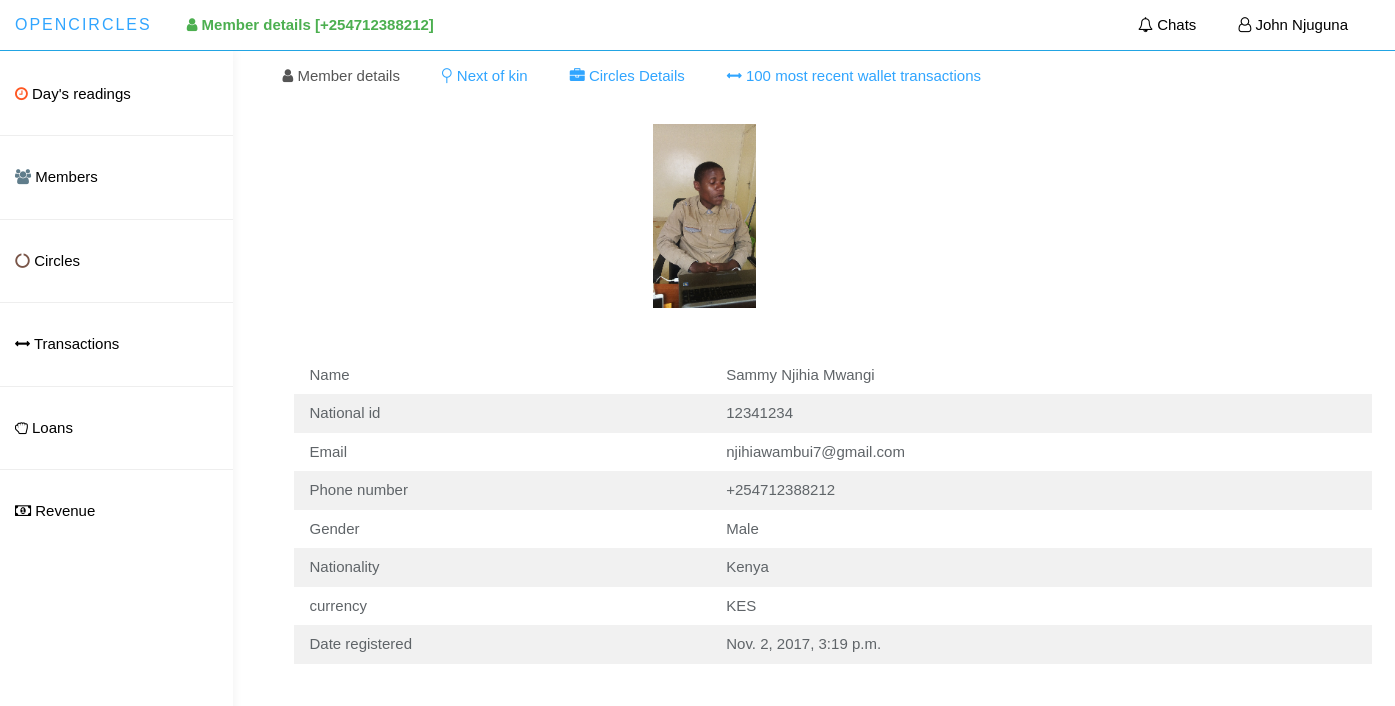
The app's page /app_admin/view_member_details/2/ (signed in) with its own data.
### member/models.py (models this page shows)
class Member(models.Model):
    user = models.OneToOneField(User,on_delete=models.CASCADE)
    national_id = models.CharField(max_length=20, blank=False, unique=True)
    phone_number = models.CharField(max_length=20, blank=False, unique=True)
    other_name = models.CharField(max_length=20,default="")
    gender = models.CharField(max_length=6, choices=GENDER_CHOICES)
    nationality = models.CharField(max_length=20, blank=True)
    country = models.CharField(max_length=20)
    date_of_birth = models.DateField(null=True)
    passport_image = models.ImageField(upload_to="MEMBER_PROFILE_PICS",null=True,blank=True)
    registered_device = models.TextField(max_length=1000, blank=True)
    currency = models.CharField(max_length=10,default="KES")
    occupation = models.CharField(max_length=100, blank=True)
    time_registered = models.DateTimeField(auto_now_add=True)
    is_validated = models.BooleanField(default = False)
    device_token = models.CharField(max_length=300,default='')
    imei_number = models.CharField(max_length=50,unique=True)
    class Meta:
        db_table = 'Member'

### app_admin/views.py (the view)
# urls.py: url(r'^view_member_details/(?P<member_id>[0-9]+)/$', views.view_member_details, name='view_member_details'),
@login_required(login_url='app_admin:login_page')
def view_member_details(request, member_id):
    request.session['member_id'] = member_id
    member = members_utils.MemberUtils.get_member_from_id(member_id)
    image_exists = False
    try:
        member.passport_image.url
        image_exists = True
    except:
        pass
    context = {
        'image_exists': image_exists,
        'member': member,
        'next_of_kin': members_utils.MemberUtils.get_next_of_kin(member),
        'circles': circles_utils.CircleUtils.get_circles_by_member(member),
        'transactions': transactions_utils.TransactionUtils.get_wallet_transaction_by_member(member)[:100]
    }
    return render(request, 'app_admin/member_details.html', context)

### app_admin/circles_utils.py (called while the page is built)
    @staticmethod
    def get_circles_by_member(member):
        if not CircleMember.objects.filter(member=member).exists():
            return None
        else:
            circles = [obj.circle for obj in CircleMember.objects.filter(member=member)]
            return circles

### app_admin/members_utils.py (called while the page is built)
    @staticmethod
    def get_member_from_id(id):
        if not Member.objects.filter(id=id).exists():
            return None
        return Member.objects.get(id=id)

    @staticmethod
    def get_next_of_kin(member):
        if Beneficiary.objects.filter(member=member).exists():
            return Beneficiary.objects.get(member_id=member.id)
        else:
            return None

### app_admin/transactions_utils.py (called while the page is built)
    @staticmethod
    def get_wallet_transaction_by_member(member):
        try:
            wallet = Wallet.objects.get(member=member)
            trx_obj = Transactions.objects.filter(wallet=wallet).order_by('-transaction_time')
            return trx_obj
        except Exception as exp:
            return None

### app_admin/templates/app_admin/member_details.html (shortened to what this page needs)
{% extends 'app_admin/base_dashboard.html' %}
{% load static %}
{% load humanize %}
{% block current_page %}
    <i class="fa fa-user"></i> Member details [{{member.phone_number }}]
{% endblock %}
{% block main_container %}
     <div class="col-sm-9 col-sm-offset-3 col-lg-10 col-lg-offset-2 main">
        <div class="container">
        <ul class="nav nav-tabs">
          <li class="active">
            <a data-toggle="tab" href="#member-details">
              <i class="fa fa-user"></i> Member details
            </a>
          </li>
          <li>
            <a data-toggle="tab" href="#next-of-kin">
                <i class="fa fa-neuter"></i> Next of kin
            </a>
          </li>
          <li>
            <a data-toggle="tab" href="#circles-details">
                <i class="fa fa-briefcase"></i> Circles Details
            </a>
          </li>
          <li>
            <a data-toggle="tab" href="#wallet-transactions">
              <i class="fa fa-arrows-h"></i> 100 most recent wallet transactions
            </a>
          </li>
       </ul>
        <div class="tab-content">
            <div id="member-details" class="tab-pane fade in active">
                <div class="w3-container">
                    {% if image_exists is True %}
                    <div class="w3-row">
                        <div class="w3-col l4 m4 s4">
                        </div>
                        <div class="w3-col l4 m4 s4">
                        <img src="{{member.passport_image.url}}"
                                 alt="member image"
                                 class="w3-padding-8 w3-center"
                                 style="height: 200px;"/>
                        </div>
                    </div>
                    <br>
                    {% endif %}
                    <br>
                    <table class="w3-table w3-striped">
                <tr>
                    <td>Name</td>
                    <td>{{ member.user.first_name }} {{ member.user.last_name }} {{ member.other_name }}</td>
                </tr>
                <tr>
                    <td>National id</td>
                    <td>{{ member.national_id }}</td>
                </tr>
                <tr>
                    <td>Email</td>
                    <td>{{ member.user.email }}</td>
                </tr>
                <tr>
                    <td>Phone number</td>
                    <td>{{ member.phone_number }}</td>
                </tr>
                <tr>
                    <td>Gender</td>
                    <td>{{ member.gender}}</td>
                </tr>
                <tr>
                    <td>Nationality</td>
                    <td>{{ member.country }}</td>
                </tr>
                <tr>
                    <td>currency</td>
                    <td>{{ member.currency }}</td>
                </tr>
                <tr>
                    <td>Date registered</td>
                    <td>{{ member.time_registered }}</td>
                </tr>
            </table>
                </div>
            </div>
       </div>
     </div>
     </div>
{% endblock %}

### app_admin/templates/app_admin/base_dashboard.html (shortened to what this page needs)
{% load staticfiles %}
{% load humanize %}
<!DOCTYPE html>
<html lang="en">
{% block head %}
  <head>
      <link rel="stylesheet" type="text/css" href="{% static 'app_admin/bootstrap/css/bootstrap.min.css' %}" />
      <link rel="stylesheet" type="text/css" href="{% static 'app_admin/font-awesome/css/font-awesome.min.css' %}" />
      <link rel="stylesheet" type="text/css" href="{% static 'app_admin/w3css/w3.css' %}" />
      <link rel="stylesheet" type="text/css" href="{% static 'app_admin/bootstrapdatetimepicker/bootstrap-datetimepicker.min.css' %}"/>
      <link rel="stylesheet" type="text/css" href="{% static 'app_admin/custom_css/styles.css' %}" >
  </head>
{% endblock %}
{% block body %}
    <body>
    <nav class="navbar navbar navbar-fixed-top w3-white border-bottom-blue" role="navigation">
        <div class="container-fluid">
          <div class="navbar-header">
            <a class="navbar-brand">
              <span>Opencircles</span>
            </a>
            <ul class="user-menu nav-tabs pull-left">
              <li>
                <a class="cursor-pointer w3-text-green">
                    <b>
                        {% block current_page %}{% endblock %}
                    </b>
                </a>
              </li>
            </ul>
            <ul class="user-menu nav-tabs">
              <li>
                <a class="cursor-pointer w3-text-black" href="{% url 'app_admin:chats' %}"><i class="fa fa-bell-o"></i> Chats </a>
              </li>
              <li class="dropdown pull-right">
                <a class="dropdown-toggle w3-text-black cursor-pointer" data-toggle="dropdown">
                  <i class="fa fa-user-o"></i> {{ request.user.first_name }} {{ request.user.last_name }}
                </a>
                </li>
              </ul>
          </div>
        </div>
	</nav>
  <div id="sidebar-collapse" class="col-sm-3 col-lg-2 sidebar">
  <ul class="nav menu">
    <li><br></li>
    <li>
      <a href="{% url 'app_admin:home' %}" class="w3-text-black">
        <i class="fa fa-clock-o w3-text-deep-orange"></i>
         Day's readings
      </a>
    </li>
    <li role="presentation" class="divider"></li>
    <li>
      <a href="{% url 'app_admin:members' %}" class="w3-text-black">
        <i class="fa fa-users w3-text-blue-gray"></i>
         Members
      </a>
    </li>
    <li role="presentation" class="divider"></li>
    <li>
      <a href="{% url 'app_admin:circles_list' %}" class="w3-text-black">
        <i class="fa fa-circle-o-notch w3-text-brown"></i>
         Circles
      </a>
    </li>
    <li role="presentation" class="divider"></li>
    <li class="parent ">
      <a data-toggle="collapse" data-target="#sub-item-1" class="w3-text-black" href="#">
          <i class="fa fa-arrows-h"></i>
            Transactions
      </a>
    </li>
    <li role="presentation" class="divider"></li>
    <li class="parent ">
      <a data-toggle="collapse" data-target="#loans-sub-items" class="w3-text-black" href="#">
          <i class="fa fa-hand-grab-o"></i>
            Loans
      </a>
    </li>
    <li role="presentation" class="divider"></li>
    <li class="parent ">
      <a data-toggle="collapse" data-target="#sub-item-2" class="w3-text-black" href="#">
          <i class="fa fa-money"></i>
            Revenue
      </a>
    </li>
  </ul>
  </div>
    {% block main_container %}{% endblock %}
    </body>
    {% endblock %}
</html>

### app_admin/static/app_admin/w3css/w3.css (style rules this page uses)
*,*:before,*:after { box-sizing:inherit }
html { -ms-text-size-adjust:100%;-webkit-text-size-adjust:100% }
body { margin:0 }
article,aside,details,figcaption,figure,footer,header,main,menu,nav,section,summary { display:block }
a { background-color:transparent;-webkit-text-decoration-skip:objects }
img { border-style:none }
html,body { font-family:Verdana,sans-serif;font-size:15px;line-height:1.5 }
html { overflow-x:hidden }
img { margin-bottom:-5px }
a { color:inherit }
.w3-table,.w3-table-all { border-collapse:collapse;border-spacing:0;width:100%;display:table }
.w3-striped tbody tr:nth-child(even) { background-color:#f1f1f1 }
.w3-table td,.w3-table th,.w3-table-all td,.w3-table-all th { padding:8px 8px;display:table-cell;text-align:left;vertical-align:top }
.w3-table th:first-child,.w3-table td:first-child,.w3-table-all th:first-child,.w3-table-all td:first-child { padding-left:16px }
.w3-container:after,.w3-panel:after,.w3-row:after,.w3-row-padding:after,.w3-topnav:after,.w3-clear:after,.w3-btn-group:before,.w3-btn-group:after,.w3-btn-bar:before,.w3-btn-bar:after { content:"";display:table;clear:both }
.w3-col,.w3-half,.w3-third,.w3-twothird,.w3-threequarter,.w3-quarter { float:left;width:100% }
.w3-col.s4 { width:33.33333% }
@media only screen and (min-width:601px) { .w3-col.m4,.w3-third { width:33.33333% } }
@media only screen and (min-width:993px) { .w3-col.l4,.w3-third { width:33.33333% } }
.w3-center { text-align:center!important }
.w3-padding-8 { padding-top:8px!important;padding-bottom:8px!important }
.w3-container { padding:0.01em 16px }
.w3-white,.w3-hover-white:hover { color:#000!important;background-color:#fff!important }
.w3-text-brown,.w3-hover-text-brown:hover { color:#795548!important }
.w3-text-blue-grey,.w3-hover-text-blue-grey:hover,.w3-text-blue-gray,.w3-hover-text-blue-gray:hover { color:#607d8b!important }
.w3-text-green,.w3-hover-text-green:hover { color:#4CAF50!important }
.w3-text-deep-orange,.w3-hover-text-deep-orange:hover { color:#ff5722!important }
.w3-text-black,.w3-hover-text-black:hover { color:#000!important }

### app_admin/static/app_admin/custom_css/styles.css (style rules this page uses)
body { top: 90px; margin-bottom: 50px; background: #FFFFFF; padding-top: 50px; color: #5f6468; }
a, a:hover, a:focus { color: #30a5ff; }
.navbar-header .navbar-brand { color: #fff; font-size: 16px; text-transform: uppercase; font-weight: 500; letter-spacing: 2px; }
.navbar-header .navbar-brand span { color: #30a5ff; }
.nav-tabs { background: #e9ecf2; border: 0; }
.nav-tabs li a, .nav-tabs li a:hover, .nav-tabs li.active a, .nav-tabs li.active a:hover { border: 0; padding: 15px 20px; }
.tab-content { padding: 15px; }
.navbar { border: 0; }
.user-menu { display: inline-block; margin-top: 14px; margin-right: 10px; float: right; list-style: none; padding: 0; }
.user-menu a { color: #fff; }
.sidebar { display: block; background-color: #fff; padding: 0; display: none; }
@media (min-width: 768px) { .sidebar { display: block; position: fixed; top: 50px; bottom: 0; left: 0; z-index: 1000; display: block; margin: 0; padding: 0; overflow-x: hidden; overflow-y: auto; background-color: #fff; box-shadow: 1px 0px 10px rgba(0, 0, 0, .05); } }
@media (min-width: 768px) { .navbar-header { width: 100%; } }
.sidebar ul.nav li.divider { border-bottom: 1px solid #eee; margin: 20px 0; }
.nav-tabs { background: #ffffff; }
.border-bottom-blue { border-bottom: 1px solid #22A4E3; }
.cursor-pointer { cursor: pointer; }

### records on screen
Member: phone_number "+254712388212", passport_image (picture), user.first_name "Sammy", user.last_name "Njihia", other_name "Mwangi", national_id "12341234", user.email "njihiawambui7@gmail.com", gender "Male", country "Kenya", currency "KES", time_registered "Nov. 2, 2017, 3:19 p.m."

### other values on screen
{{ request.user.first_name }} "John"
{{ request.user.last_name }} "Njuguna"
